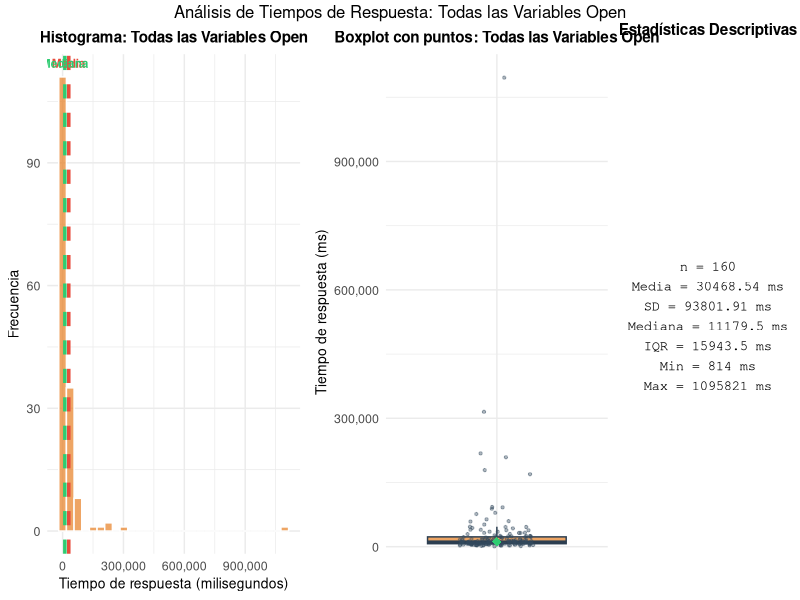
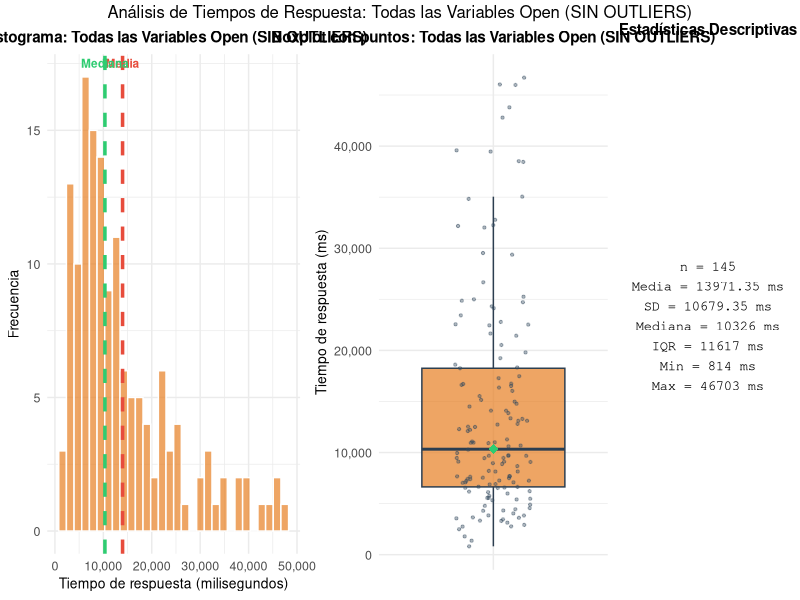
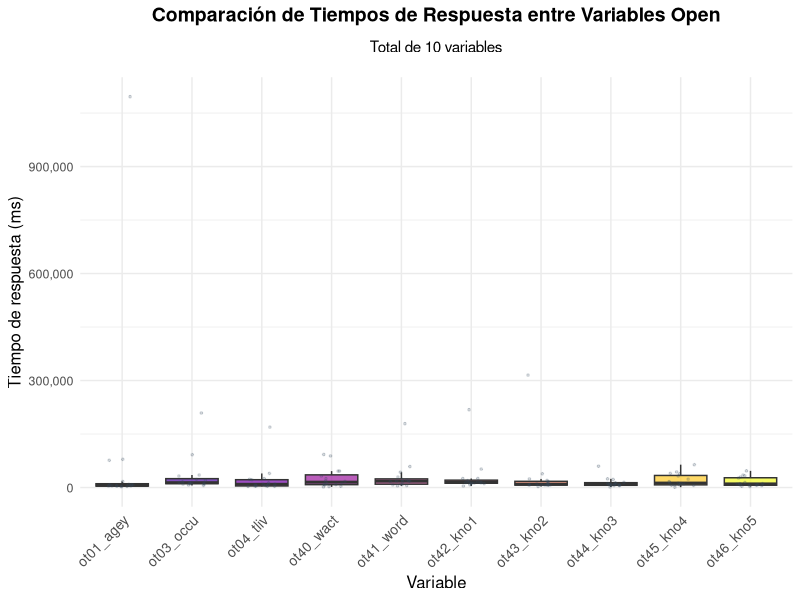
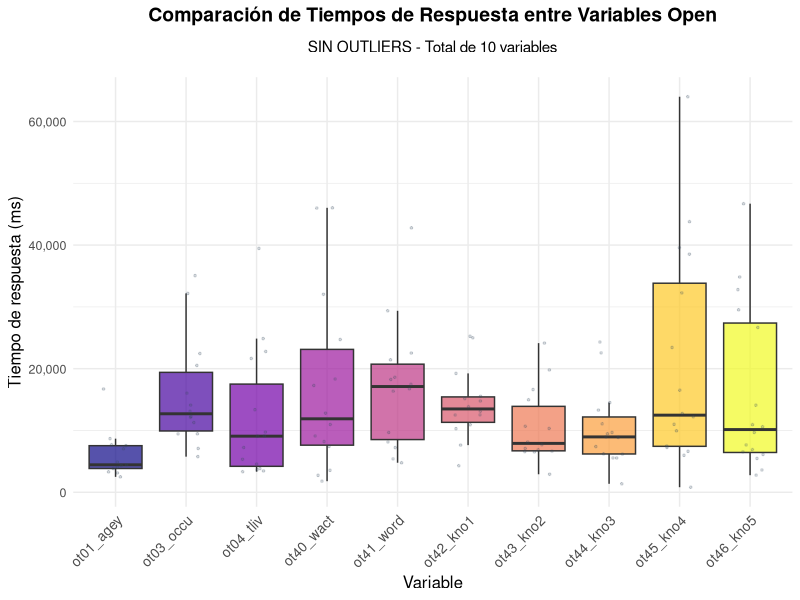
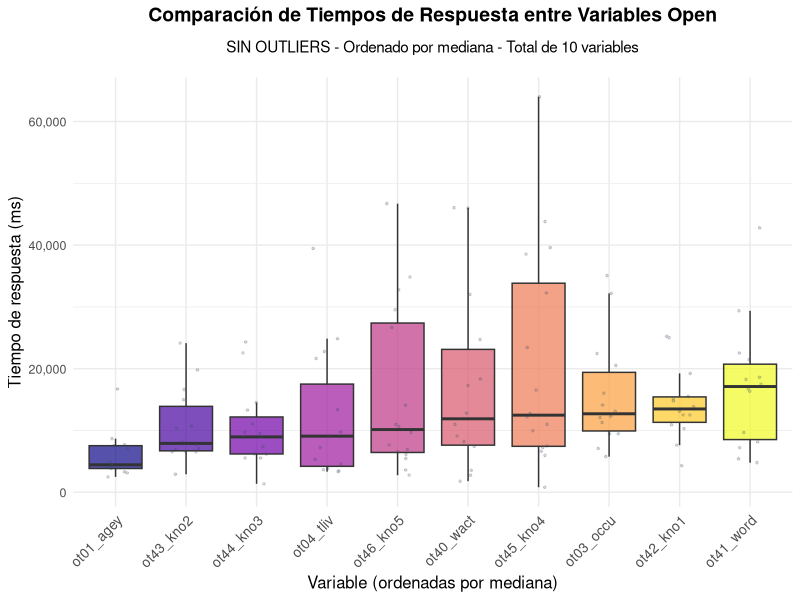
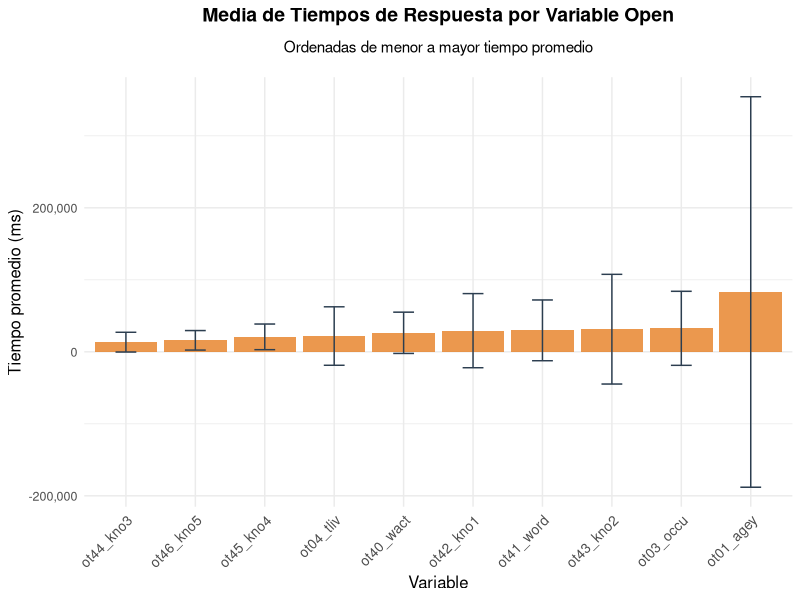

Source code (R) for these figures, in order:
# =============================================================================
# Análisis de Tiempos de Respuesta - Variables Open (Respuestas Abiertas)
# =============================================================================

# Cargar librerías necesarias
if (!require("tidyverse")) install.packages("tidyverse", dependencies = TRUE)
if (!require("ggplot2")) install.packages("ggplot2", dependencies = TRUE)
if (!require("gridExtra")) install.packages("gridExtra", dependencies = TRUE)
if (!require("scales")) install.packages("scales", dependencies = TRUE)
if (!require("viridis")) install.packages("viridis", dependencies = TRUE)

library(tidyverse)
library(ggplot2)
library(gridExtra)
library(scales)
library(viridis)

# Cargar datos
datos <- read.csv("mapa-eh2-rt-anon.csv", stringsAsFactors = FALSE)

# Identificar variables Open de tiempo de respuesta
# Variables que empiezan con "ot" son Open (respuestas abiertas)
vars_open <- c(
  "ot01_agey",
  "ot03_occu",
  "ot04_tliv",
  "ot40_wact",
  "ot41_word",
  "ot42_kno1",
  "ot43_kno2",
  "ot44_kno3",
  "ot45_kno4",
  "ot46_kno5"
)

# Verificar que las variables existen
vars_existentes <- vars_open[vars_open %in% names(datos)]
cat("Variables Open encontradas:", length(vars_existentes), "de", length(vars_open), "\n")
cat("Variables:", paste(vars_existentes, collapse = ", "), "\n\n")

# Verificación de unidades: mostrar algunos ejemplos para confirmar si son ms o seg
cat("=== VERIFICACIÓN DE UNIDADES ===\n")
cat("Mostrando algunos valores de ejemplo para verificar unidades:\n")
# Muestra solo las primeras 3 variables para no saturar
for (var in head(vars_existentes, 3)) {
  valores <- as.numeric(datos[[var]])
  valores <- valores[!is.na(valores) & valores > 0]
  if (length(valores) > 0) {
    ejemplos <- head(sort(valores), 5)
    cat("\n", var, ":\n")
    cat("  Ejemplos (5 menores):", paste(round(ejemplos, 2), collapse = ", "), "\n")
    cat("  Si son milisegundos:", paste(round(ejemplos/1000, 2), "seg", collapse = ", "), "\n")
    cat("  Si son segundos:", paste(round(ejemplos/60, 2), "min", collapse = ", "), "\n")
    cat("  Mediana:", round(median(valores), 2), "\n")
    if (median(valores) < 10000) {
      cat("  -> Parece que son MILISEGUNDOS (mediana =", round(median(valores)/1000, 2), "seg)\n")
    } else {
      cat("  -> Podrían ser SEGUNDOS (mediana =", round(median(valores)/60, 2), "min)\n")
    }
  }
}
cat("\n")

# Función para calcular estadísticas descriptivas
calcular_estadisticas <- function(x, nombre_var) {
  x_limpio <- as.numeric(x)
  x_limpio <- x_limpio[!is.na(x_limpio) & x_limpio > 0]  # Eliminar NAs y valores no válidos
  
  if (length(x_limpio) == 0) {
    return(data.frame(
      variable = nombre_var,
      n = 0,
      media = NA,
      sd = NA,
      mediana = NA,
      q25 = NA,
      q75 = NA,
      iqr = NA,
      min = NA,
      max = NA
    ))
  }
  
  data.frame(
    variable = nombre_var,
    n = length(x_limpio),
    media = mean(x_limpio),
    sd = sd(x_limpio),
    mediana = median(x_limpio),
    q25 = quantile(x_limpio, 0.25),
    q75 = quantile(x_limpio, 0.75),
    iqr = IQR(x_limpio),
    min = min(x_limpio),
    max = max(x_limpio)
  )
}

# Función para identificar outliers usando IQR
identificar_outliers <- function(x) {
  Q1 <- quantile(x, 0.25, na.rm = TRUE)
  Q3 <- quantile(x, 0.75, na.rm = TRUE)
  IQR_val <- IQR(x, na.rm = TRUE)
  limite_inferior <- Q1 - 1.5 * IQR_val
  limite_superior <- Q3 + 1.5 * IQR_val
  return(x >= limite_inferior & x <= limite_superior)
}

# Calcular estadísticas para cada variable Open
cat("Calculando estadísticas por variable...\n")
estadisticas_individuales <- map_dfr(vars_existentes, function(var) {
  calcular_estadisticas(datos[[var]], var)
})

# Imprimir estadísticas individuales (resumen)
cat("=== ESTADÍSTICAS POR VARIABLE (Resumen) ===\n")
print(estadisticas_individuales %>% 
  select(variable, n, media, mediana, sd, min, max) %>%
  arrange(media))
cat("\n")

# Guardar estadísticas completas
write.csv(
  estadisticas_individuales,
  file = "estadisticas_open_individuales.csv",
  row.names = FALSE
)
cat("Estadísticas guardadas: estadisticas_open_individuales.csv\n\n")

# Combinar todos los tiempos de respuesta de variables Open
todos_tiempos <- datos %>%
  select(all_of(vars_existentes)) %>%
  pivot_longer(cols = everything(), names_to = "variable", values_to = "tiempo") %>%
  mutate(tiempo = as.numeric(tiempo)) %>%
  filter(!is.na(tiempo) & tiempo > 0)

# Estadísticas combinadas
estadisticas_combinadas <- calcular_estadisticas(todos_tiempos$tiempo, "Todas las Open")
cat("=== ESTADÍSTICAS COMBINADAS (Todas las variables Open) ===\n")
print(estadisticas_combinadas)
cat("\n")

# Función para crear gráfico combinado (histograma + boxplot con puntos)
crear_grafico_combinado <- function(data, var_name, titulo) {
  # Preparar datos
  data_limpio <- data %>%
    filter(!is.na(tiempo) & tiempo > 0)
  
  if (nrow(data_limpio) == 0) {
    return(NULL)
  }
  
  # Calcular estadísticas para el gráfico
  stats <- calcular_estadisticas(data_limpio$tiempo, var_name)
  
  # Crear histograma
  hist_plot <- ggplot(data_limpio, aes(x = tiempo)) +
    geom_histogram(bins = 30, fill = "#E67E22", color = "white", alpha = 0.7) +
    geom_vline(xintercept = stats$media, color = "#E74C3C", linetype = "dashed", linewidth = 1.2) +
    geom_vline(xintercept = stats$mediana, color = "#2ECC71", linetype = "dashed", linewidth = 1.2) +
    annotate("text", x = stats$media, y = Inf, label = "Media", 
             color = "#E74C3C", vjust = 1.5, hjust = 0.5, size = 3, fontface = "bold") +
    annotate("text", x = stats$mediana, y = Inf, label = "Mediana", 
             color = "#2ECC71", vjust = 1.5, hjust = 0.5, size = 3, fontface = "bold") +
    labs(
      title = paste0("Histograma: ", titulo),
      x = "Tiempo de respuesta (milisegundos)",
      y = "Frecuencia"
    ) +
    theme_minimal() +
    theme(
      plot.title = element_text(size = 11, face = "bold", hjust = 0.5),
      axis.text = element_text(size = 9),
      axis.title = element_text(size = 10)
    ) +
    scale_x_continuous(labels = comma)
  
  # Crear boxplot con puntos individuales
  box_plot <- ggplot(data_limpio, aes(x = "", y = tiempo)) +
    geom_boxplot(
      fill = "#E67E22",
      color = "#2C3E50",
      alpha = 0.7,
      outlier.shape = NA  # Ocultar outliers del boxplot para mostrarlos como puntos
    ) +
    geom_jitter(
      width = 0.2,
      height = 0,
      alpha = 0.4,
      color = "#34495E",
      size = 0.8
    ) +
    geom_point(
      data = data.frame(x = "", y = stats$mediana),
      aes(x = x, y = y),
      color = "#2ECC71",
      size = 3,
      shape = 18
    ) +
    labs(
      title = paste0("Boxplot con puntos: ", titulo),
      x = "",
      y = "Tiempo de respuesta (ms)"
    ) +
    theme_minimal() +
    theme(
      plot.title = element_text(size = 11, face = "bold", hjust = 0.5),
      axis.text.x = element_blank(),
      axis.text.y = element_text(size = 9),
      axis.title = element_text(size = 10),
      axis.ticks.x = element_blank()
    ) +
    scale_y_continuous(labels = comma)
  
  # Crear tabla de estadísticas
  stats_text <- paste0(
    "n = ", stats$n, "\n",
    "Media = ", round(stats$media, 2), " ms\n",
    "SD = ", round(stats$sd, 2), " ms\n",
    "Mediana = ", round(stats$mediana, 2), " ms\n",
    "IQR = ", round(stats$iqr, 2), " ms\n",
    "Min = ", round(stats$min, 2), " ms\n",
    "Max = ", round(stats$max, 2), " ms"
  )
  
  stats_table <- ggplot() +
    annotate(
      "text",
      x = 0.5,
      y = 0.5,
      label = stats_text,
      size = 3.5,
      hjust = 0.5,
      vjust = 0.5,
      family = "mono"
    ) +
    theme_void() +
    labs(title = "Estadísticas Descriptivas") +
    theme(
      plot.title = element_text(size = 11, face = "bold", hjust = 0.5, margin = margin(b = 10))
    )
  
  # Combinar gráficos
  grid.arrange(
    hist_plot,
    box_plot,
    stats_table,
    ncol = 3,
    widths = c(2, 2, 1.2),
    top = paste0("Análisis de Tiempos de Respuesta: ", titulo)
  )
}

# Crear gráfico combinado para todas las variables Open juntas
cat("Generando gráfico combinado (todas las variables Open)...\n\n")

png(
  filename = "grafico_todas_open.png",
  width = 14,
  height = 5,
  units = "in",
  res = 300
)

crear_grafico_combinado(todos_tiempos, "Todas", "Todas las Variables Open")

dev.off()

cat("Gráfico guardado: grafico_todas_open.png\n\n")

# Versión sin outliers del gráfico combinado
cat("Generando gráfico combinado SIN OUTLIERS...\n\n")

# Identificar outliers en todos los tiempos combinados
todos_tiempos_sin_outliers_combinado <- todos_tiempos %>%
  filter(identificar_outliers(tiempo))

png(
  filename = "grafico_todas_open_sin_outliers.png",
  width = 14,
  height = 5,
  units = "in",
  res = 300
)

crear_grafico_combinado(todos_tiempos_sin_outliers_combinado, "Todas", "Todas las Variables Open (SIN OUTLIERS)")

dev.off()

cat("Gráfico guardado: grafico_todas_open_sin_outliers.png\n\n")

# Crear gráfico comparativo: todas las variables en un solo panel
cat("Generando gráfico comparativo...\n\n")

# Boxplot comparativo (con rotación de etiquetas para que se vean)
boxplot_comparativo <- ggplot(todos_tiempos, aes(x = variable, y = tiempo, fill = variable)) +
  geom_boxplot(alpha = 0.7, outlier.shape = NA) +
  geom_jitter(width = 0.2, alpha = 0.2, size = 0.6, color = "#34495E") +
  scale_fill_viridis_d(option = "plasma", guide = "none") +
  labs(
    title = "Comparación de Tiempos de Respuesta entre Variables Open",
    subtitle = paste("Total de", length(vars_existentes), "variables"),
    x = "Variable",
    y = "Tiempo de respuesta (ms)"
  ) +
  theme_minimal() +
  theme(
    plot.title = element_text(size = 14, face = "bold", hjust = 0.5, margin = margin(b = 10)),
    plot.subtitle = element_text(size = 11, hjust = 0.5, margin = margin(b = 15)),
    axis.text.x = element_text(angle = 45, hjust = 1, size = 10),
    axis.text.y = element_text(size = 9),
    axis.title = element_text(size = 12),
    legend.position = "none"
  ) +
  scale_y_continuous(labels = comma)

# Guardar gráfico comparativo
png(
  filename = "grafico_comparativo_open.png",
  width = 12,
  height = 7,
  units = "in",
  res = 300
)

print(boxplot_comparativo)
dev.off()

cat("Gráfico guardado: grafico_comparativo_open.png\n\n")

# Versión sin outliers del gráfico comparativo
cat("Generando gráfico comparativo SIN OUTLIERS...\n\n")

# Identificar outliers por variable
todos_tiempos_sin_outliers <- todos_tiempos %>%
  group_by(variable) %>%
  mutate(es_outlier = !identificar_outliers(tiempo)) %>%
  ungroup() %>%
  filter(!es_outlier)

boxplot_comparativo_sin_outliers <- ggplot(todos_tiempos_sin_outliers, aes(x = variable, y = tiempo, fill = variable)) +
  geom_boxplot(alpha = 0.7, outlier.shape = NA) +
  geom_jitter(width = 0.2, alpha = 0.2, size = 0.6, color = "#34495E") +
  scale_fill_viridis_d(option = "plasma", guide = "none") +
  labs(
    title = "Comparación de Tiempos de Respuesta entre Variables Open",
    subtitle = paste("SIN OUTLIERS - Total de", length(vars_existentes), "variables"),
    x = "Variable",
    y = "Tiempo de respuesta (ms)"
  ) +
  theme_minimal() +
  theme(
    plot.title = element_text(size = 14, face = "bold", hjust = 0.5, margin = margin(b = 10)),
    plot.subtitle = element_text(size = 11, hjust = 0.5, margin = margin(b = 15)),
    axis.text.x = element_text(angle = 45, hjust = 1, size = 10),
    axis.text.y = element_text(size = 9),
    axis.title = element_text(size = 12),
    legend.position = "none"
  ) +
  scale_y_continuous(labels = comma)

png(
  filename = "grafico_comparativo_open_sin_outliers.png",
  width = 12,
  height = 7,
  units = "in",
  res = 300
)

print(boxplot_comparativo_sin_outliers)
dev.off()

cat("Gráfico guardado: grafico_comparativo_open_sin_outliers.png\n\n")

# Versión ordenada por mediana del gráfico comparativo sin outliers
cat("Generando gráfico comparativo SIN OUTLIERS ordenado por mediana...\n\n")

# Calcular medianas por variable para ordenar
medianas_por_variable <- todos_tiempos_sin_outliers %>%
  group_by(variable) %>%
  summarise(mediana = median(tiempo), .groups = "drop") %>%
  arrange(mediana)

# Crear factor ordenado por mediana
todos_tiempos_sin_outliers_ordenado <- todos_tiempos_sin_outliers %>%
  mutate(
    variable_ordenada = factor(variable, levels = medianas_por_variable$variable)
  )

boxplot_comparativo_sin_outliers_ordenado <- ggplot(
  todos_tiempos_sin_outliers_ordenado, 
  aes(x = variable_ordenada, y = tiempo, fill = variable_ordenada)
) +
  geom_boxplot(alpha = 0.7, outlier.shape = NA) +
  geom_jitter(width = 0.2, alpha = 0.2, size = 0.6, color = "#34495E") +
  scale_fill_viridis_d(option = "plasma", guide = "none") +
  labs(
    title = "Comparación de Tiempos de Respuesta entre Variables Open",
    subtitle = paste("SIN OUTLIERS - Ordenado por mediana - Total de", length(vars_existentes), "variables"),
    x = "Variable (ordenadas por mediana)",
    y = "Tiempo de respuesta (ms)"
  ) +
  theme_minimal() +
  theme(
    plot.title = element_text(size = 14, face = "bold", hjust = 0.5, margin = margin(b = 10)),
    plot.subtitle = element_text(size = 11, hjust = 0.5, margin = margin(b = 15)),
    axis.text.x = element_text(angle = 45, hjust = 1, size = 10),
    axis.text.y = element_text(size = 9),
    axis.title = element_text(size = 12),
    legend.position = "none"
  ) +
  scale_y_continuous(labels = comma)

png(
  filename = "grafico_comparativo_open_sin_outliers_ordenado_mediana.png",
  width = 12,
  height = 7,
  units = "in",
  res = 300
)

print(boxplot_comparativo_sin_outliers_ordenado)
dev.off()

cat("Gráfico guardado: grafico_comparativo_open_sin_outliers_ordenado_mediana.png\n\n")

# Crear gráfico de distribución de medias por variable
cat("Generando gráfico de distribución de medias...\n\n")

medias_plot <- estadisticas_individuales %>%
  ggplot(aes(x = reorder(variable, media), y = media)) +
  geom_bar(stat = "identity", fill = "#E67E22", alpha = 0.8) +
  geom_errorbar(
    aes(ymin = media - sd, ymax = media + sd),
    width = 0.3,
    color = "#2C3E50",
    linewidth = 0.5
  ) +
  labs(
    title = "Media de Tiempos de Respuesta por Variable Open",
    subtitle = "Ordenadas de menor a mayor tiempo promedio",
    x = "Variable",
    y = "Tiempo promedio (ms)"
  ) +
  theme_minimal() +
  theme(
    plot.title = element_text(size = 14, face = "bold", hjust = 0.5, margin = margin(b = 10)),
    plot.subtitle = element_text(size = 11, hjust = 0.5, margin = margin(b = 15)),
    axis.text.x = element_text(angle = 45, hjust = 1, size = 10),
    axis.text.y = element_text(size = 9),
    axis.title = element_text(size = 12)
  ) +
  scale_y_continuous(labels = comma)

png(
  filename = "barras_medias_open.png",
  width = 12,
  height = 7,
  units = "in",
  res = 300
)

print(medias_plot)
dev.off()

cat("Gráfico guardado: barras_medias_open.png\n\n")

cat("=== ANÁLISIS COMPLETADO ===\n")
cat("Revisa los gráficos generados para identificar posibles outliers.\n")
cat("Total de variables Open analizadas:", length(vars_existentes), "\n")
